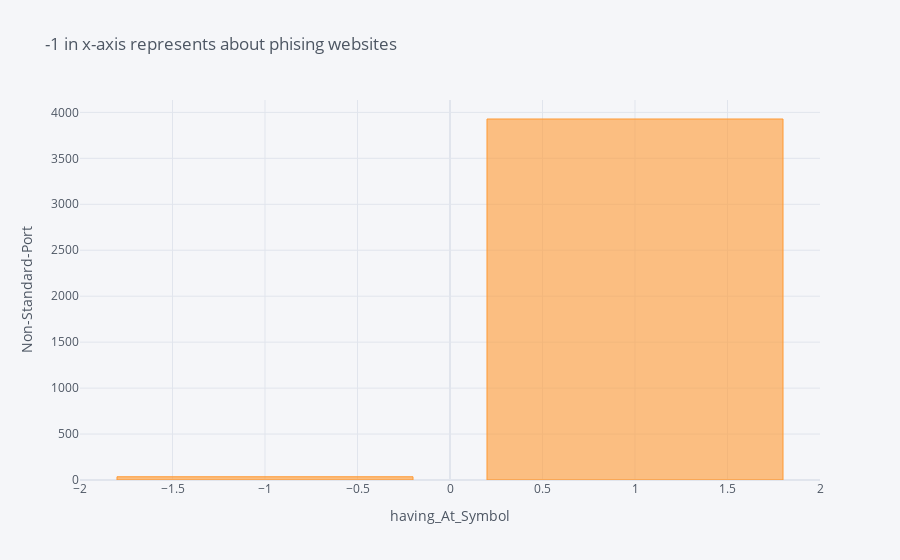

The notebook cell this image was saved under:
### Markdown cell above
### Interactive plot

### Code cell
symbol_port.iplot(kind='bar',x='having_At_Symbol',y='port',xTitle='having_At_Symbol',yTitle='Non-Standard-Port',title='-1 in x-axis represents about phising websites')

### Figure 1 — Plotly figure (JSON) as saved in the notebook; plotly's stock layout.template omitted (floating-point values rounded to 4 significant figures)
{"data": [{"marker": {"color": "rgba(255, 153, 51, 0.6)", "line": {"color": "rgba(255, 153, 51, 1.0)", "width": 1}}, "name": "port", "orientation": "v", "text": "", "type": "bar", "x": [-1, 1], "y": [35, 3928]}], "layout": {"legend": {"bgcolor": "#F5F6F9", "font": {"color": "#4D5663"}}, "paper_bgcolor": "#F5F6F9", "plot_bgcolor": "#F5F6F9", "title": {"font": {"color": "#4D5663"}, "text": "-1 in x-axis represents about phising websites"}, "xaxis": {"gridcolor": "#E1E5ED", "showgrid": true, "tickfont": {"color": "#4D5663"}, "title": {"font": {"color": "#4D5663"}, "text": "having_At_Symbol"}, "zerolinecolor": "#E1E5ED"}, "yaxis": {"gridcolor": "#E1E5ED", "showgrid": true, "tickfont": {"color": "#4D5663"}, "title": {"font": {"color": "#4D5663"}, "text": "Non-Standard-Port"}, "zerolinecolor": "#E1E5ED"}}}
